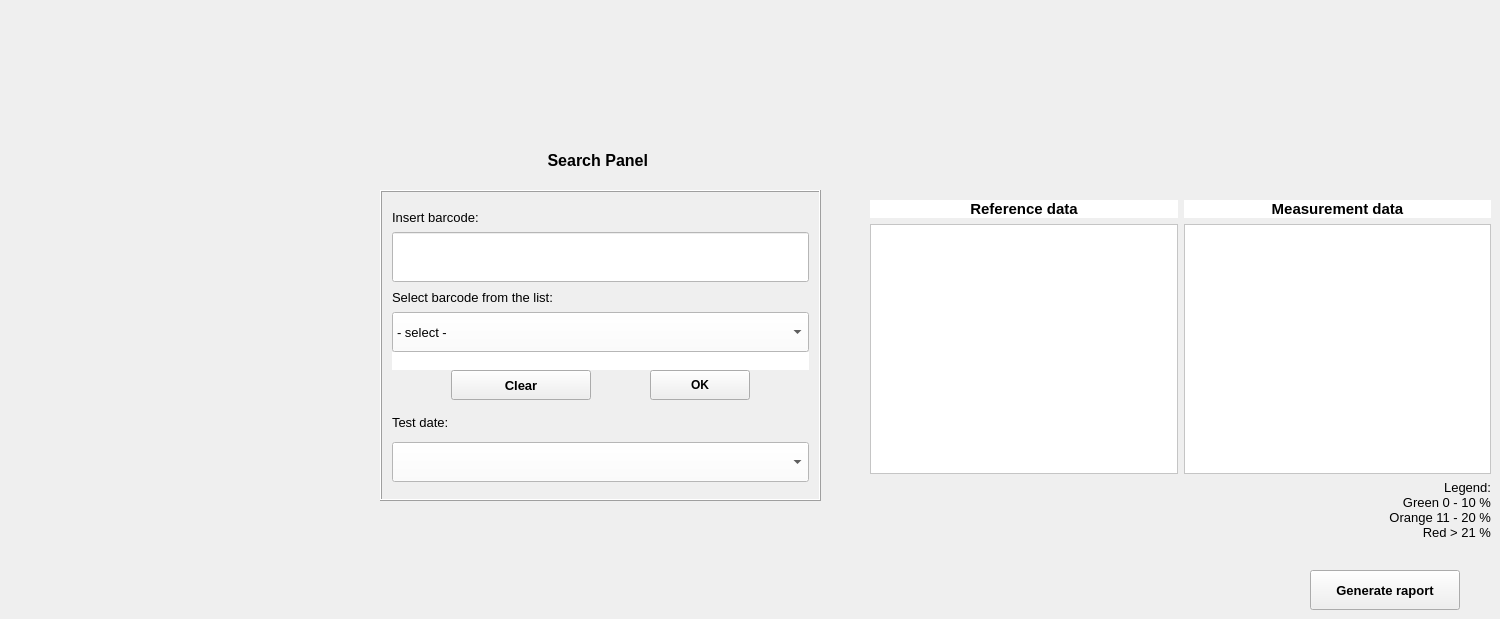
    <widget class="QWidget" name="search">
     <attribute name="title">
      <string>Search Panel</string>
     </attribute>
     <widget class="QWidget" name="verticalLayoutWidget_5">
      <property name="geometry">
       <rect>
        <x>870</x>
        <y>200</y>
        <width>621</width>
        <height>358</height>
       </rect>
      </property>
      <layout class="QVBoxLayout" name="verticalLayout_5">
       <item>
        <layout class="QHBoxLayout" name="horizontalLayout_4">
         <item>
          <widget class="QLabel" name="referenceLabel">
           <property name="maximumSize">
            <size>
             <width>16777215</width>
             <height>40</height>
            </size>
           </property>
           <property name="font">
            <font>
             <pointsize>11</pointsize>
             <weight>75</weight>
             <bold>true</bold>
            </font>
           </property>
           <property name="styleSheet">
            <string notr="true">background-color: rgb(255, 255, 255);</string>
           </property>
           <property name="text">
            <string>Reference data</string>
           </property>
           <property name="alignment">
            <set>Qt::AlignCenter</set>
           </property>
          </widget>
         </item>
         <item>
          <widget class="QLabel" name="testDataLabel">
           <property name="maximumSize">
            <size>
             <width>16777215</width>
             <height>40</height>
            </size>
           </property>
           <property name="font">
            <font>
             <pointsize>11</pointsize>
             <weight>75</weight>
             <bold>true</bold>
            </font>
           </property>
           <property name="styleSheet">
            <string notr="true">background-color: rgb(255, 255, 255);</string>
           </property>
           <property name="text">
            <string>Measurement data</string>
           </property>
           <property name="alignment">
            <set>Qt::AlignCenter</set>
           </property>
          </widget>
         </item>
        </layout>
       </item>
       <item>
        <layout class="QHBoxLayout" name="horizontalLayout_3">
         <item>
          <widget class="QTableWidget" name="table">
           <property name="minimumSize">
            <size>
             <width>0</width>
             <height>250</height>
            </size>
           </property>
           <property name="maximumSize">
            <size>
             <width>16777215</width>
             <height>250</height>
            </size>
           </property>
           <property name="font">
            <font>
             <pointsize>11</pointsize>
             <weight>50</weight>
             <bold>false</bold>
            </font>
           </property>
           <property name="styleSheet">
            <string notr="true">background-color: rgb(255, 255, 255);</string>
           </property>
          </widget>
         </item>
         <item>
          <widget class="QTableWidget" name="testTable">
           <property name="minimumSize">
            <size>
             <width>0</width>
             <height>250</height>
            </size>
           </property>
           <property name="maximumSize">
            <size>
             <width>16777215</width>
             <height>250</height>
            </size>
           </property>
           <property name="font">
            <font>
             <pointsize>11</pointsize>
             <weight>50</weight>
             <bold>false</bold>
            </font>
           </property>
           <property name="styleSheet">
            <string notr="true">background-color: rgb(255, 255, 255);</string>
           </property>
          </widget>
         </item>
        </layout>
       </item>
       <item>
        <layout class="QHBoxLayout" name="horizontalLayout_7">
         <item>
          <widget class="QLabel" name="label_15">
           <property name="text">
            <string/>
           </property>
          </widget>
         </item>
         <item>
          <widget class="QLabel" name="label_14">
           <property name="font">
            <font>
             <pointsize>10</pointsize>
            </font>
           </property>
           <property name="text">
            <string>Legend:
     Green 0 - 10 %
     Orange 11 - 20 %
     Red &gt; 21 %</string>
           </property>
           <property name="alignment">
            <set>Qt::AlignRight|Qt::AlignTrailing|Qt::AlignVCenter</set>
           </property>
          </widget>
         </item>
        </layout>
       </item>
       <item>
        <spacer name="verticalSpacer_3">
         <property name="orientation">
          <enum>Qt::Vertical</enum>
         </property>
         <property name="sizeHint" stdset="0">
          <size>
           <width>20</width>
           <height>40</height>
          </size>
         </property>
        </spacer>
       </item>
      </layout>
     </widget>
     <widget class="QFrame" name="frame">
      <property name="geometry">
       <rect>
        <x>380</x>
        <y>190</y>
        <width>441</width>
        <height>311</height>
       </rect>
      </property>
      <property name="styleSheet">
       <string notr="true"/>
      </property>
      <property name="frameShape">
       <enum>QFrame::Box</enum>
      </property>
      <property name="frameShadow">
       <enum>QFrame::Raised</enum>
      </property>
      <widget class="QWidget" name="verticalLayoutWidget_3">
       <property name="geometry">
        <rect>
         <x>10</x>
         <y>10</y>
         <width>421</width>
         <height>284</height>
        </rect>
       </property>
       <layout class="QVBoxLayout" name="verticalLayout_3">
        <property name="spacing">
         <number>0</number>
        </property>
        <property name="leftMargin">
         <number>2</number>
        </property>
        <property name="topMargin">
         <number>2</number>
        </property>
        <property name="rightMargin">
         <number>2</number>
        </property>
        <property name="bottomMargin">
         <number>2</number>
        </property>
        <item>
         <widget class="QLabel" name="info1">
          <property name="minimumSize">
           <size>
            <width>0</width>
            <height>30</height>
           </size>
          </property>
          <property name="maximumSize">
           <size>
            <width>16777215</width>
            <height>40</height>
           </size>
          </property>
          <property name="font">
           <font>
            <pointsize>10</pointsize>
            <weight>50</weight>
            <bold>false</bold>
           </font>
          </property>
          <property name="styleSheet">
           <string notr="true"/>
          </property>
          <property name="text">
           <string>Insert barcode:</string>
          </property>
          <property name="alignment">
           <set>Qt::AlignLeading|Qt::AlignLeft|Qt::AlignVCenter</set>
          </property>
         </widget>
        </item>
        <item>
         <widget class="QLineEdit" name="barCode">
          <property name="minimumSize">
           <size>
            <width>0</width>
            <height>50</height>
           </size>
          </property>
          <property name="font">
           <font>
            <pointsize>12</pointsize>
           </font>
          </property>
          <property name="styleSheet">
           <string notr="true">background-color: rgb(255, 255, 255);</string>
          </property>
          <property name="text">
           <string/>
          </property>
          <property name="frame">
           <bool>true</bool>
          </property>
         </widget>
        </item>
        <item>
         <widget class="QLabel" name="info1_2">
          <property name="minimumSize">
           <size>
            <width>0</width>
            <height>30</height>
           </size>
          </property>
          <property name="maximumSize">
           <size>
            <width>16777215</width>
            <height>40</height>
           </size>
          </property>
          <property name="font">
           <font>
            <pointsize>10</pointsize>
            <weight>50</weight>
            <bold>false</bold>
           </font>
          </property>
          <property name="styleSheet">
           <string notr="true"/>
          </property>
          <property name="text">
           <string>Select barcode from the list:</string>
          </property>
          <property name="alignment">
           <set>Qt::AlignLeading|Qt::AlignLeft|Qt::AlignVCenter</set>
          </property>
         </widget>
        </item>
        <item>
         <widget class="QComboBox" name="barcodeComboBox">
          <property name="minimumSize">
           <size>
            <width>0</width>
            <height>40</height>
           </size>
          </property>
          <property name="maximumSize">
           <size>
            <width>16777215</width>
            <height>40</height>
           </size>
          </property>
          <property name="font">
           <font>
            <pointsize>10</pointsize>
           </font>
          </property>
          <property name="styleSheet">
           <string notr="true">background-color: rgb(255, 255, 255);</string>
          </property>
          <item>
           <property name="text">
            <string>- select -</string>
           </property>
          </item>
         </widget>
        </item>
        <item>
         <widget class="QLabel" name="emptyTextLabel">
          <property name="minimumSize">
           <size>
            <width>0</width>
            <height>18</height>
           </size>
          </property>
          <property name="maximumSize">
           <size>
            <width>16777215</width>
            <height>18</height>
           </size>
          </property>
          <property name="font">
           <font>
            <pointsize>10</pointsize>
            <weight>75</weight>
            <bold>true</bold>
           </font>
          </property>
          <property name="styleSheet">
           <string notr="true">background-color: rgb(255, 255, 255);</string>
          </property>
          <property name="text">
           <string/>
          </property>
          <property name="alignment">
           <set>Qt::AlignRight|Qt::AlignTrailing|Qt::AlignVCenter</set>
          </property>
         </widget>
        </item>
        <item>
         <layout class="QHBoxLayout" name="horizontalLayout_2">
          <item>
           <widget class="QPushButton" name="clearButton">
            <property name="minimumSize">
             <size>
              <width>0</width>
              <height>30</height>
             </size>
            </property>
            <property name="maximumSize">
             <size>
              <width>140</width>
              <height>30</height>
             </size>
            </property>
            <property name="font">
             <font>
              <pointsize>10</pointsize>
              <weight>75</weight>
              <bold>true</bold>
             </font>
            </property>
            <property name="styleSheet">
             <string notr="true"/>
            </property>
            <property name="text">
             <string>Clear</string>
            </property>
           </widget>
          </item>
          <item>
           <widget class="QPushButton" name="okButton">
            <property name="maximumSize">
             <size>
              <width>100</width>
              <height>30</height>
             </size>
            </property>
            <property name="font">
             <font>
              <weight>75</weight>
              <bold>true</bold>
             </font>
            </property>
            <property name="layoutDirection">
             <enum>Qt::RightToLeft</enum>
            </property>
            <property name="styleSheet">
             <string notr="true"/>
            </property>
            <property name="text">
             <string>OK</string>
            </property>
            <property name="checkable">
             <bool>true</bool>
            </property>
           </widget>
          </item>
         </layout>
        </item>
        <item>
         <spacer name="verticalSpacer_4">
          <property name="orientation">
           <enum>Qt::Vertical</enum>
          </property>
          <property name="sizeHint" stdset="0">
           <size>
            <width>20</width>
            <height>40</height>
           </size>
          </property>
         </spacer>
        </item>
        <item>
         <widget class="QLabel" name="label">
          <property name="minimumSize">
           <size>
            <width>0</width>
            <height>40</height>
           </size>
          </property>
          <property name="maximumSize">
           <size>
            <width>16777215</width>
            <height>40</height>
           </size>
          </property>
          <property name="font">
           <font>
            <pointsize>10</pointsize>
           </font>
          </property>
          <property name="text">
           <string>Test date:</string>
          </property>
         </widget>
        </item>
        <item>
         <widget class="QComboBox" name="datesComboBox">
          <property name="minimumSize">
           <size>
            <width>0</width>
            <height>40</height>
           </size>
          </property>
          <property name="maximumSize">
           <size>
            <width>16777215</width>
            <height>40</height>
           </size>
          </property>
          <property name="font">
           <font>
            <pointsize>10</pointsize>
           </font>
          </property>
          <property name="styleSheet">
           <string notr="true">background-color: rgb(255, 255, 255);</string>
          </property>
         </widget>
        </item>
       </layout>
      </widget>
     </widget>
     <widget class="QPushButton" name="raportButton">
      <property name="geometry">
       <rect>
        <x>1310</x>
        <y>570</y>
        <width>150</width>
        <height>40</height>
       </rect>
      </property>
      <property name="minimumSize">
       <size>
        <width>150</width>
        <height>40</height>
       </size>
      </property>
      <property name="maximumSize">
       <size>
        <width>16777215</width>
        <height>40</height>
       </size>
      </property>
      <property name="font">
       <font>
        <pointsize>10</pointsize>
        <weight>75</weight>
        <bold>true</bold>
       </font>
      </property>
      <property name="text">
       <string>Generate raport</string>
      </property>
     </widget>
     <widget class="QLabel" name="label_13">
      <property name="geometry">
       <rect>
        <x>400</x>
        <y>140</y>
        <width>400</width>
        <height>40</height>
       </rect>
      </property>
      <property name="minimumSize">
       <size>
        <width>400</width>
        <height>40</height>
       </size>
      </property>
      <property name="maximumSize">
       <size>
        <width>400</width>
        <height>40</height>
       </size>
      </property>
      <property name="font">
       <font>
        <pointsize>12</pointsize>
        <weight>75</weight>
        <bold>true</bold>
       </font>
      </property>
      <property name="text">
       <string>Search Panel </string>
      </property>
      <property name="alignment">
       <set>Qt::AlignCenter</set>
      </property>
     </widget>
    </widget>
